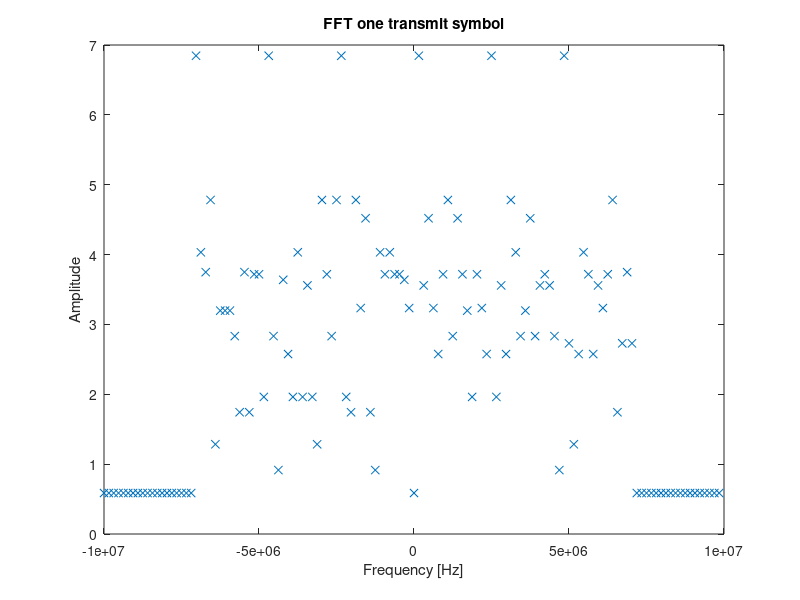
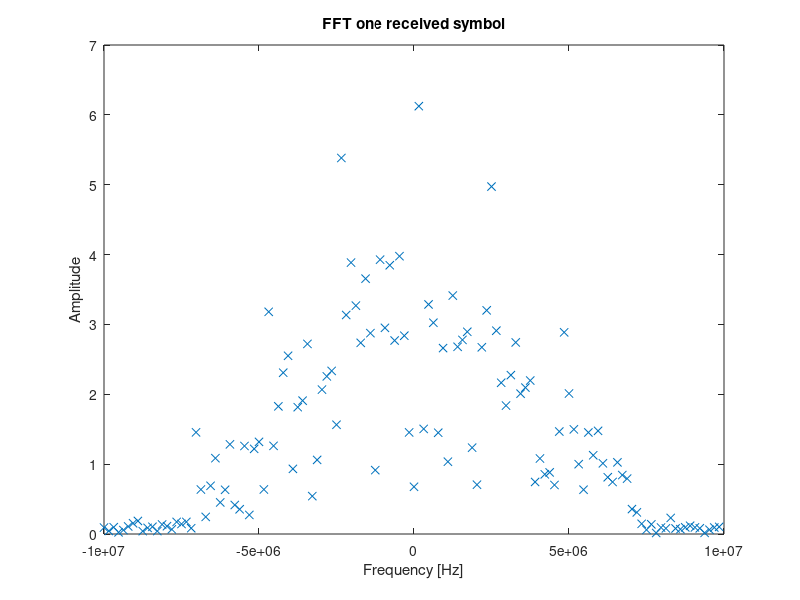
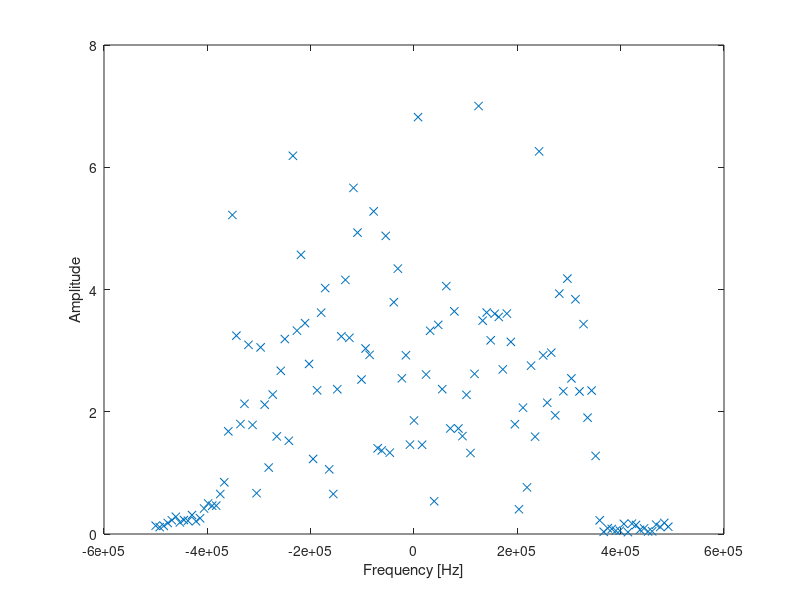

The MATLAB source for these figures, in order:

clc
close all
clear variables

data = load('tx_data_test_spectrum.mat');
Tx_data = data.save_data_tx;
data = load('Rx_OFDM_19_11_2020.mat');
Rx_data = data.Rx_OFDM_19_11_2020;

data_fs_1MHz = load('Rx_OFDM_19_11_2020_fs_1Mhz.mat');
Rx_data_1MHz = data_fs_1MHz.Rx_OFDM_19_11_2020_fs_1Mhz;

fs = 20e6;

% Spectrum transmitted data
figure
plot(-fs/2:fs/128:fs/2-fs/128, abs(fftshift(fft(Tx_data(10+[1:128])))), 'x')
title('FFT one transmit symbol')
xlabel('Frequency [Hz]')
ylabel('Amplitude')


% Spectrum received data
tmp = Rx_data(2575+[1:1370]);

figure
plot(-fs/2:fs/128:fs/2-fs/128, abs(fftshift(fft(tmp(9+[1:128])))), 'x')
title('FFT one received symbol')
xlabel('Frequency [Hz]')
ylabel('Amplitude')


% Spectrum received data 1MHz
fs = 1e6;
figure
for k=9 
    tmp=Rx_data_1MHz(2660+k+[1:128]);
    plot(-fs/2:fs/128:fs/2-fs/128, abs(fftshift(fft(tmp))),'x');
    xlabel('Frequency [Hz]')
    ylabel('Amplitude')
%     pause;
end
